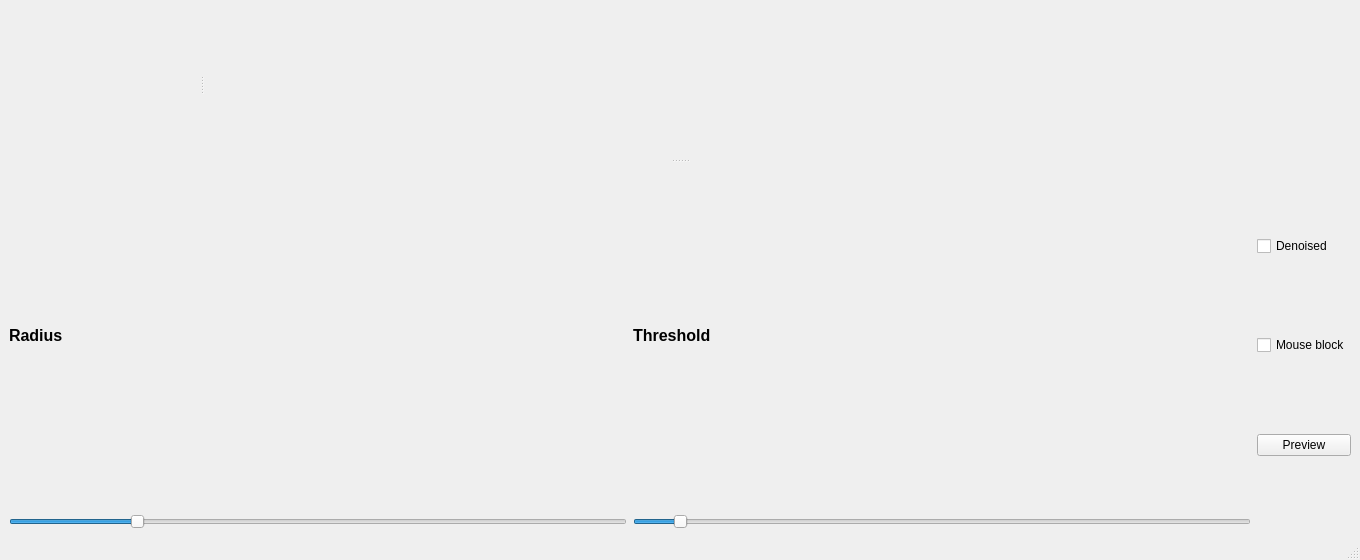
<?xml version="1.0" encoding="UTF-8"?>
<ui version="4.0">
 <class>MainWindow</class>
 <widget class="QMainWindow" name="MainWindow">
  <property name="geometry">
   <rect>
    <x>0</x>
    <y>0</y>
    <width>1360</width>
    <height>560</height>
   </rect>
  </property>
  <property name="windowTitle">
   <string>MainWindow</string>
  </property>
  <widget class="QWidget" name="centralwidget">
   <layout class="QVBoxLayout" name="verticalLayout">
    <item>
     <widget class="QSplitter" name="splitter_2">
      <property name="orientation">
       <enum>Qt::Vertical</enum>
      </property>
      <widget class="QSplitter" name="splitter">
       <property name="orientation">
        <enum>Qt::Horizontal</enum>
       </property>
       <widget class="ImageView" name="expSeries" native="true"/>
       <widget class="PlotWidget" name="profiles" native="true">
        <property name="minimumSize">
         <size>
          <width>600</width>
          <height>150</height>
         </size>
        </property>
       </widget>
      </widget>
      <widget class="QWidget" name="horizontalLayoutWidget_2">
       <layout class="QHBoxLayout" name="horizontalLayout_2">
        <item>
         <layout class="QVBoxLayout" name="verticalLayout_2">
          <item>
           <widget class="QLabel" name="label_radius">
            <property name="font">
             <font>
              <pointsize>12</pointsize>
              <weight>75</weight>
              <bold>true</bold>
             </font>
            </property>
            <property name="text">
             <string>Radius</string>
            </property>
           </widget>
          </item>
          <item>
           <widget class="QSlider" name="slider_radius">
            <property name="maximum">
             <number>10</number>
            </property>
            <property name="pageStep">
             <number>2</number>
            </property>
            <property name="value">
             <number>2</number>
            </property>
            <property name="orientation">
             <enum>Qt::Horizontal</enum>
            </property>
           </widget>
          </item>
         </layout>
        </item>
        <item>
         <layout class="QVBoxLayout" name="verticalLayout_3">
          <item>
           <widget class="QLabel" name="label_threshold">
            <property name="font">
             <font>
              <pointsize>12</pointsize>
              <weight>75</weight>
              <bold>true</bold>
             </font>
            </property>
            <property name="text">
             <string>Threshold</string>
            </property>
           </widget>
          </item>
          <item>
           <widget class="QSlider" name="slider_threshold">
            <property name="maximum">
             <number>150</number>
            </property>
            <property name="value">
             <number>10</number>
            </property>
            <property name="orientation">
             <enum>Qt::Horizontal</enum>
            </property>
           </widget>
          </item>
         </layout>
        </item>
        <item>
         <layout class="QVBoxLayout" name="verticalLayout_5">
          <item>
           <widget class="QCheckBox" name="denoised">
            <property name="text">
             <string>Denoised</string>
            </property>
           </widget>
          </item>
          <item>
           <widget class="QCheckBox" name="mouseLock">
            <property name="text">
             <string>Mouse block</string>
            </property>
           </widget>
          </item>
          <item>
           <widget class="QPushButton" name="preview">
            <property name="text">
             <string>Preview</string>
            </property>
           </widget>
          </item>
         </layout>
        </item>
       </layout>
      </widget>
     </widget>
    </item>
   </layout>
  </widget>
  <widget class="QMenuBar" name="menubar">
   <property name="geometry">
    <rect>
     <x>0</x>
     <y>0</y>
     <width>1360</width>
     <height>21</height>
    </rect>
   </property>
  </widget>
  <widget class="QStatusBar" name="statusbar"/>
 </widget>
 <customwidgets>
  <customwidget>
   <class>ImageView</class>
   <extends>QWidget</extends>
   <header>pyqtgraph</header>
   <container>1</container>
  </customwidget>
  <customwidget>
   <class>PlotWidget</class>
   <extends>QWidget</extends>
   <header>pyqtgraph</header>
   <container>1</container>
  </customwidget>
 </customwidgets>
 <resources/>
 <connections/>
</ui>
